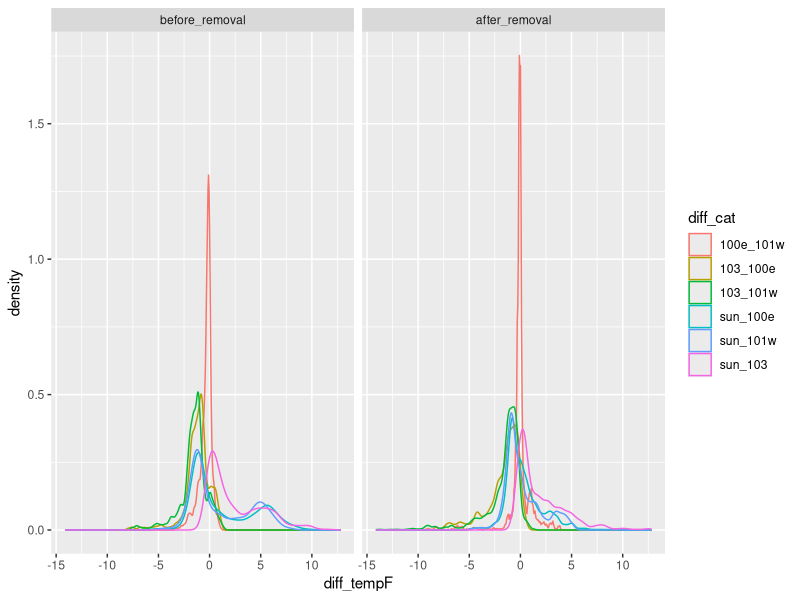
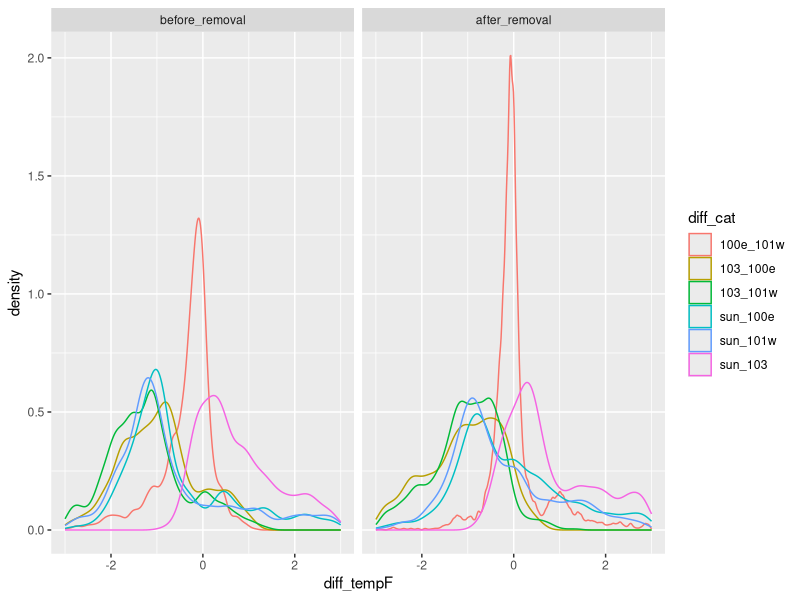
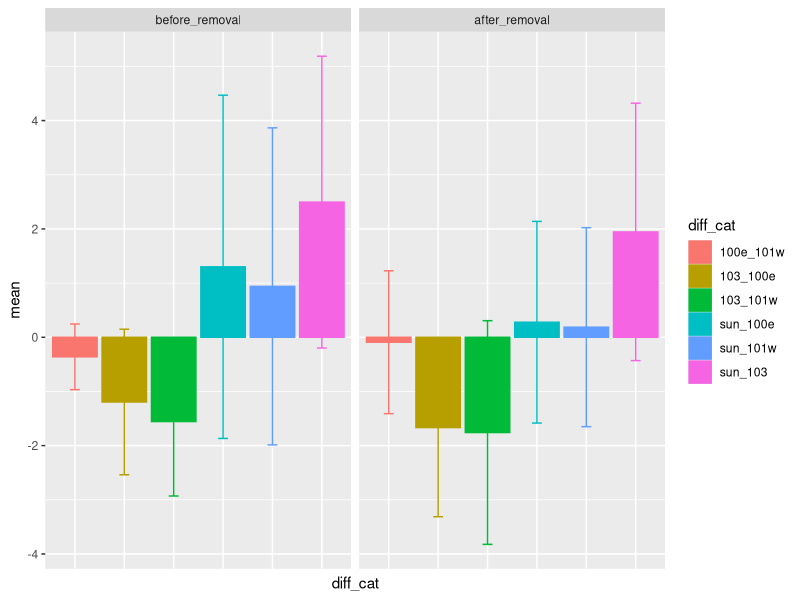
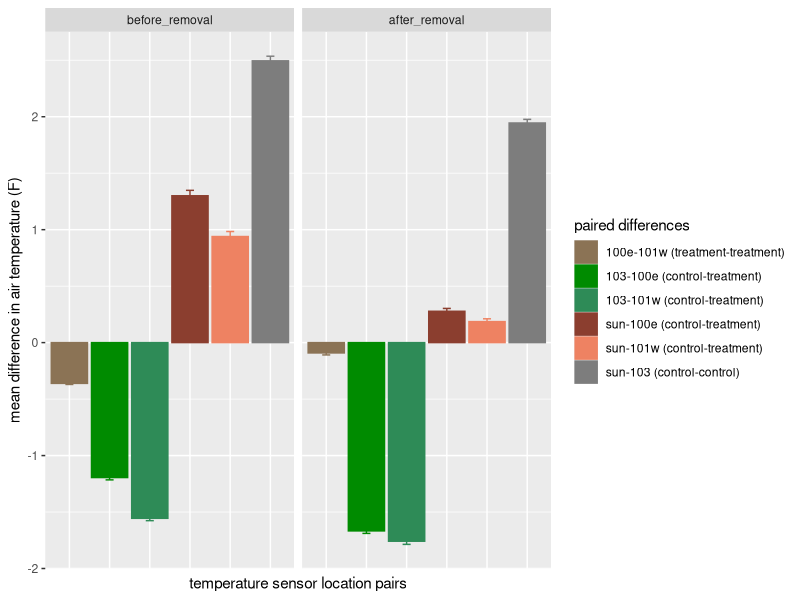
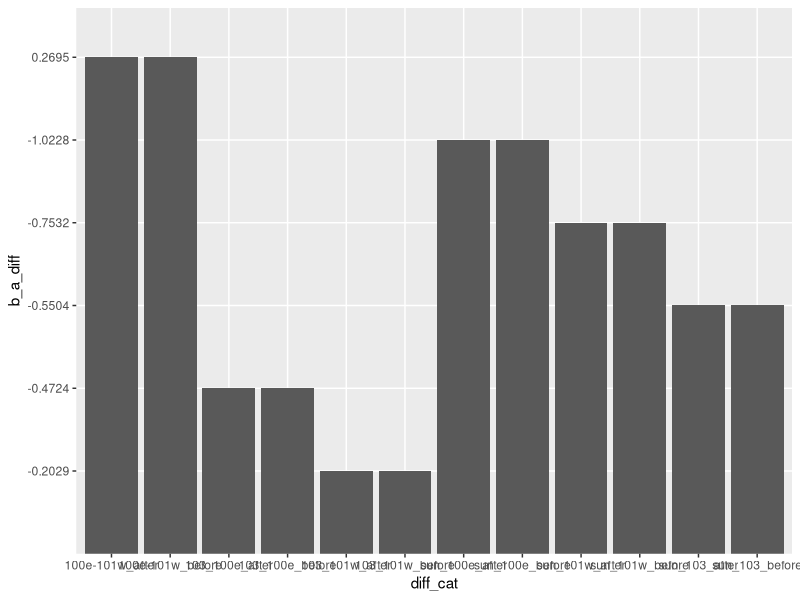
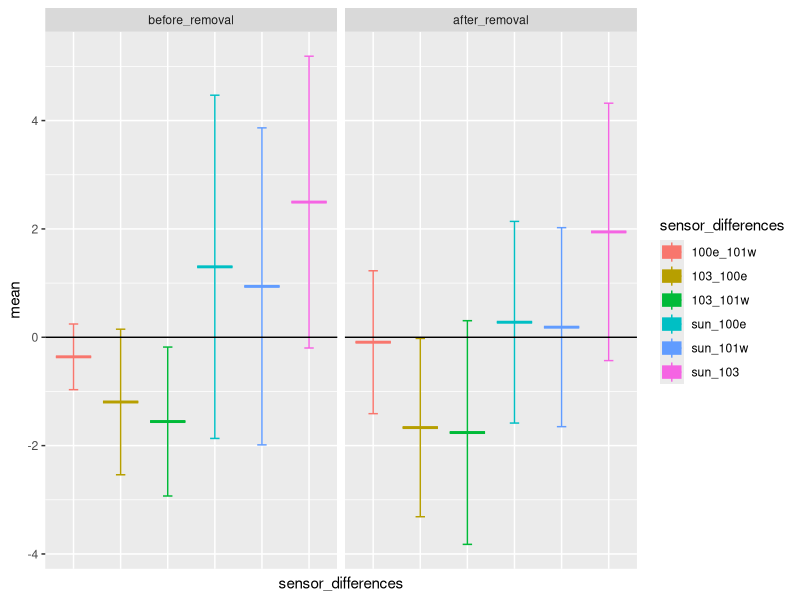
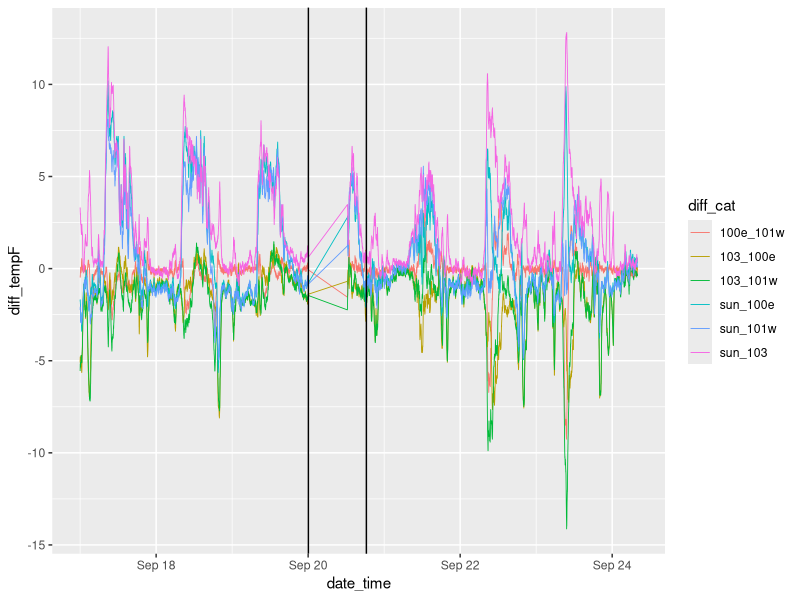
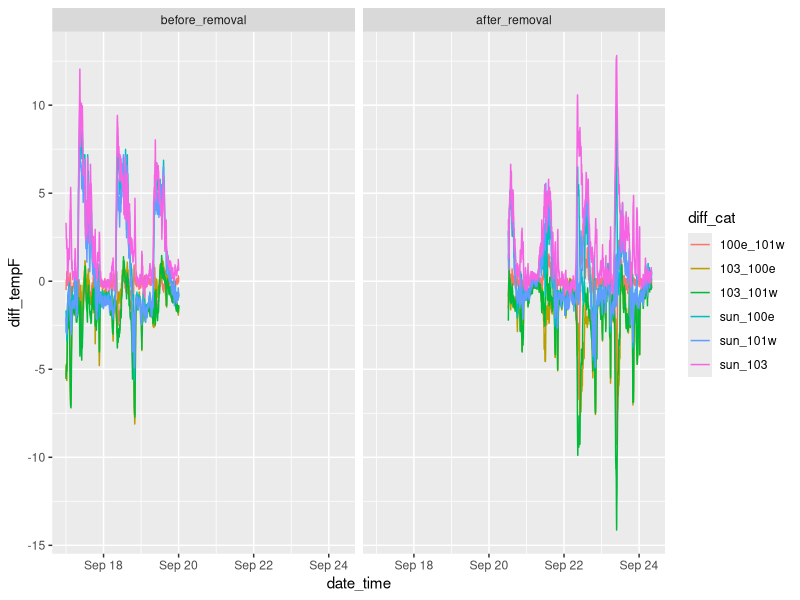

Here is the R script that generated these plots, in order:
## ---- chunk 1
knitr::opts_chunk$set(echo = TRUE)
## ---- chunk 2
library(plyr)
library(dplyr)
library(lubridate)
library(ggplot2)
library(tidyr)
library(reshape2)
options(stringsAsFactors = FALSE)
## ---- chunk 3
ash_data <- read.csv("data/ash-microclimate-data2018-prelim.csv", header = T)
## ---- chunk 4
unique(ash_data$sensor_name)

ash_data2 <- ash_data %>% filter(ash_removal != "during_removal")

unique(ash_data2$ash_removal)
unique(ash_data2$sensor_name)

tt_100e_before <- ash_data2 %>% 
  filter(sensor_name == "treatment_tree_100e", ash_removal == "before_removal")

tt_101w_before <- ash_data2 %>% 
  filter(sensor_name == "treatment_tree_101w", ash_removal == "before_removal")

c_sun_before <- ash_data2 %>% 
  filter(sensor_name == "control_sun", ash_removal == "before_removal")

c_103_before <- ash_data2 %>% 
  filter(sensor_name == "control_tree_103", ash_removal == "before_removal")

ash_data3_before <- tt_100e_before %>% 
  inner_join(tt_101w_before, by = "date_time") %>% 
  inner_join(c_sun_before, by = "date_time") %>% 
  inner_join(c_103_before, by = "date_time") %>% #dplyr::rename()
  dplyr::rename(tempF.100e = tempF.x, tempF.101w = tempF.y, tempF.sun = tempF.x.x, tempF.103 = tempF.y.y) %>% 
  select(date_time, ash_removal.x, tempF.100e, tempF.101w, tempF.sun, tempF.103) %>% 
  mutate(diff_sun_100e = (tempF.sun-tempF.100e), 
         diff_sun_101w = (tempF.sun-tempF.101w), 
         diff_sun_103 = (tempF.sun-tempF.103), 
         diff_103_100e = (tempF.103-tempF.100e), 
         diff_103_101w = (tempF.103-tempF.101w), 
         diff_100e_101w = (tempF.100e-tempF.101w))

head(ash_data3_before)

str(ash_data3_before)




tt_100e_after <- ash_data2 %>% 
  filter(sensor_name == "treatment_tree_100e", ash_removal == "after_removal") %>%
  mutate(date_time2 = as.POSIXct(date_time, format = "%Y-%m-%d %H:%M"))

tt_101w_after <- ash_data2 %>% 
  filter(sensor_name == "treatment_tree_101w", ash_removal == "after_removal") %>%
  mutate(date_time2 = as.POSIXct(date_time, format = "%Y-%m-%d %H:%M"))

c_sun_after <- ash_data2 %>% 
  filter(sensor_name == "control_sun", ash_removal == "after_removal") %>%
  mutate(date_time2 = as.POSIXct(date_time, format = "%Y-%m-%d %H:%M"))

c_103_after <- ash_data2 %>% 
  filter(sensor_name == "control_tree_103", ash_removal == "after_removal") %>%
  mutate(date_time2 = as.POSIXct(date_time, format = "%Y-%m-%d %H:%M"))

ash_data3_after <- tt_100e_after %>% 
  inner_join(tt_101w_after, by = "date_time2") %>% 
  inner_join(c_sun_after, by = "date_time2") %>% 
  inner_join(c_103_after, by = "date_time2") %>% 
  dplyr::rename(tempF.100e = tempF.x, tempF.101w = tempF.y, tempF.sun = tempF.x.x, tempF.103 = tempF.y.y) %>%
  select(date_time2, ash_removal.x, tempF.100e, tempF.101w, tempF.sun, tempF.103) %>% 
  mutate(diff_sun_100e = (tempF.sun-tempF.100e), 
         diff_sun_101w = (tempF.sun-tempF.101w), 
         diff_sun_103 = (tempF.sun-tempF.103), 
         diff_103_100e = (tempF.103-tempF.100e), 
         diff_103_101w = (tempF.103-tempF.101w), 
         diff_100e_101w = (tempF.100e-tempF.101w))

head(ash_data3_after)

str(ash_data3_after)
## ---- chunk 5
maxb_sun_100e <- max(abs(ash_data3_before[1:4325,7]))
p_sun_100e <- which(ash_data3_before$diff_sun_100e == maxb_sun_100e)
dtb_sun_100e <- ash_data3_before[p_sun_100e,1]

#####################

maxb_sun_101w <- max(abs(ash_data3_before[1:4325,8]))
p_sun_101w <- which(ash_data3_before$diff_sun_101w == maxb_sun_101w)
dtb_sun_101w <- ash_data3_before[p_sun_101w,1]

#####################

maxb_sun_103 <- max(abs(ash_data3_before[1:4325,9]))
p_sun_103 <- which(ash_data3_before$diff_sun_103 == maxb_sun_103)
dtb_sun_103 <- ash_data3_before[p_sun_103,1]

#####################

maxb_103_100e <- max(abs(ash_data3_before[1:4325,10]))
p_103_100e <- which(ash_data3_before$diff_103_100e == -maxb_103_100e)
dtb_103_100e <- ash_data3_before[p_103_100e,1]

#####################

maxb_103_101w <- max(abs(ash_data3_before[1:4325,11]))
p_103_101w <- which(ash_data3_before$diff_103_101w == -maxb_103_101w) # negative difference
dtb_103_101w <- ash_data3_before[p_103_101w,1]

#####################

maxb_100e_101w <- max(abs(ash_data3_before[1:4325,12]))
p_100e_101w <- which(ash_data3_before$diff_100e_101w == -maxb_100e_101w)
dtb_100e_101w <- ash_data3_before[p_100e_101w,1]

max_values_b <- cbind(dtb_sun_100e, maxb_sun_100e, dtb_sun_101w, maxb_sun_101w, dtb_sun_103, maxb_sun_103, dtb_103_100e, maxb_103_100e, dtb_103_101w, maxb_103_101w, dtb_100e_101w, maxb_100e_101w)

#######################################################

minb_sun_100e <- min(abs(ash_data3_before[1:4325,7]))
p2_sun_100e <- which(ash_data3_before$diff_sun_100e == minb_sun_100e)
dtb2_sun_100e <- ash_data3_before[p2_sun_100e,1]

#####################

minb_sun_101w <- min(abs(ash_data3_before[1:4325,8]))
p2_sun_101w <- which(ash_data3_before$diff_sun_101w == minb_sun_101w)
dtb2_sun_101w <- ash_data3_before[p2_sun_101w,1]

#####################

minb_sun_103 <- min(abs(ash_data3_before[1:4325,9]))
p2_sun_103 <- which(ash_data3_before$diff_sun_103 == minb_sun_103)
dtb2_sun_103 <- ash_data3_before[p2_sun_103,1]

#####################

minb_103_100e <- min(abs(ash_data3_before[1:4325,10]))
p2_103_100e <- which(ash_data3_before$diff_103_100e == minb_103_100e)
dtb2_103_100e <- ash_data3_before[p2_103_100e,1]

#####################

minb_103_101w <- min(abs(ash_data3_before[1:4325,11]))
p2_103_101w <- which(ash_data3_before$diff_103_101w == minb_103_101w)
dtb2_103_101w <- ash_data3_before[p2_103_101w,1]

#####################

minb_100e_101w <- min(abs(ash_data3_before[1:4325,12]))
p2_100e_101w <- which(ash_data3_before$diff_100e_101w == minb_100e_101w)
dtb2_100e_101w <- ash_data3_before[p2_100e_101w,1]

min_values_b <- cbind(dtb2_sun_100e, minb_sun_100e, dtb2_sun_101w, minb_sun_101w, dtb2_sun_103, minb_sun_103, dtb2_103_100e, minb_103_100e, dtb2_103_101w, minb_103_101w, dtb2_100e_101w, minb_100e_101w)

##############################################################################################################

maxa_sun_100e <- max(abs(ash_data3_after[1:4325,7]))
p3_sun_100e <- which(ash_data3_after$diff_sun_100e == maxa_sun_100e)
dtb3_sun_100e <- ash_data3_after[p3_sun_100e,1]

#####################

maxa_sun_101w <- max(abs(ash_data3_after[1:4325,8]))
p3_sun_101w <- which(ash_data3_after$diff_sun_101w == maxa_sun_101w)
dtb3_sun_101w <- ash_data3_after[p3_sun_101w,1]

#####################

maxa_sun_103 <- max(abs(ash_data3_after[1:4325,9]))
p3_sun_103 <- which(ash_data3_after$diff_sun_103 == maxa_sun_103)
dtb3_sun_103 <- ash_data3_after[p3_sun_103,1]

#####################

maxa_103_100e <- max(abs(ash_data3_after[1:4325,10]))
p3_103_100e <- which(ash_data3_after$diff_103_100e == -maxa_103_100e)
dtb3_103_100e <- ash_data3_after[p3_103_100e,1]

#####################

maxa_103_101w <- max(abs(ash_data3_after[1:4325,11]))
p3_103_101w <- which(ash_data3_after$diff_103_101w == -maxa_103_101w)
dtb3_103_101w <- ash_data3_after[p3_103_101w,1]

#####################

maxa_100e_101w <- max(abs(ash_data3_after[1:4325,12]))
p3_100e_101w <- which(ash_data3_after$diff_100e_101w == -maxa_100e_101w)
dtb3_100e_101w <- ash_data3_after[p3_100e_101w,1]

max_values_a <- cbind(dtb3_sun_100e, maxa_sun_100e, dtb3_sun_101w, maxa_sun_101w, dtb3_sun_103, maxa_sun_103, dtb3_103_100e, maxa_103_100e, dtb3_103_101w, maxa_103_101w, dtb3_100e_101w, maxa_100e_101w)

#######################################################

mina_sun_100e <- min(abs(ash_data3_after[1:4325,7]))
p4_sun_100e <- which(ash_data3_after$diff_sun_100e == mina_sun_100e)
dtb4_sun_100e <- ash_data3_after[p4_sun_100e,1]

#####################

mina_sun_101w <- min(abs(ash_data3_after[1:4325,8]))
p4_sun_101w <- which(ash_data3_after$diff_sun_101w == mina_sun_101w)
dtb4_sun_101w <- ash_data3_after[p4_sun_101w,1]

#####################

mina_sun_103 <- min(abs(ash_data3_after[1:4325,9]))
p4_sun_103 <- which(ash_data3_after$diff_sun_103 == mina_sun_103)
dtb4_sun_103 <- ash_data3_after[p4_sun_103,1]

#####################

mina_103_100e <- min(abs(ash_data3_after[1:4325,10]))
p4_103_100e <- which(ash_data3_after$diff_103_100e == mina_103_100e)
dtb4_103_100e <- ash_data3_after[p4_103_100e,1]

#####################

mina_103_101w <- min(abs(ash_data3_after[1:4325,11]))
p4_103_101w <- which(ash_data3_after$diff_103_101w == mina_103_101w)
dtb4_103_101w <- ash_data3_after[p4_103_101w,1]

#####################

mina_100e_101w <- min(abs(ash_data3_after[1:4325,12]))
p4_100e_101w <- which(ash_data3_after$diff_100e_101w == mina_100e_101w)
dtb4_100e_101w <- ash_data3_after[p4_100e_101w,1]

min_values_a <- cbind(dtb4_sun_100e, mina_sun_100e, dtb4_sun_101w, mina_sun_101w, dtb4_sun_103, mina_sun_103, dtb4_103_100e, mina_103_100e, dtb4_103_101w, mina_103_101w, dtb4_100e_101w, mina_100e_101w)

## ---- chunk 6

ash_data_diffs <- data.frame("date_time" = rep(NA, 58932), "diff_cat" = rep(NA, 58932), "diff_tempF" = rep(NA, 58932), "rem_stat" = rep(NA, 58932))

ash_data_diffs$diff_cat <- c(rep("sun_100e", 4325), rep("sun_101w", 4325), rep("sun_103", 4325), rep("103_100e", 4325), rep("103_101w", 4325), rep("100e_101w", 4325), rep("sun_100e", 5497), rep("sun_101w", 5497), rep("sun_103", 5497), rep("103_100e", 5497), rep("103_101w", 5497), rep("100e_101w", 5497))

ash_data_diffs$diff_cat <- as.factor(ash_data_diffs$diff_cat)

ash_data_diffs$rem_stat <- c(rep("before_removal", 25950), rep("after_removal", 32982))

ash_data_diffs$date_time[1:4325] <- c(ash_data3_before[,1])
ash_data_diffs$date_time[4326:8650] <- c(ash_data3_before[,1])
ash_data_diffs$date_time[8651:12975] <- c(ash_data3_before[,1])
ash_data_diffs$date_time[12976:17300] <- c(ash_data3_before[,1])
ash_data_diffs$date_time[17301:21625] <- c(ash_data3_before[,1])
ash_data_diffs$date_time[21626:25950] <- c(ash_data3_before[,1])

ash_data_diffs <- ash_data_diffs %>% mutate(date_time = ymd_hms(date_time))

ash_data_diffs$date_time[25951:31447] <- c(ash_data3_after[,1])
ash_data_diffs$date_time[31448:36944] <- (ash_data3_after[,1])
ash_data_diffs$date_time[36945:42441] <- (ash_data3_after[,1])
ash_data_diffs$date_time[42442:47938] <- (ash_data3_after[,1])
ash_data_diffs$date_time[47939:53435] <- (ash_data3_after[,1])
ash_data_diffs$date_time[53436:58932] <- (ash_data3_after[,1])


ash_data_diffs$diff_tempF[1:4325] <- c(ash_data3_before[,7])
ash_data_diffs$diff_tempF[4326:8650] <- c(ash_data3_before[,8])
ash_data_diffs$diff_tempF[8651:12975] <- c(ash_data3_before[,9])
ash_data_diffs$diff_tempF[12976:17300] <- c(ash_data3_before[,10])
ash_data_diffs$diff_tempF[17301:21625] <- c(ash_data3_before[,11])
ash_data_diffs$diff_tempF[21626:25950] <- c(ash_data3_before[,12])

ash_data_diffs$diff_tempF[25951:31447] <- c(ash_data3_after[,7])
ash_data_diffs$diff_tempF[31448:36944] <- c(ash_data3_after[,8])
ash_data_diffs$diff_tempF[36945:42441] <- c(ash_data3_after[,9])
ash_data_diffs$diff_tempF[42442:47938] <- c(ash_data3_after[,10])
ash_data_diffs$diff_tempF[47939:53435] <- c(ash_data3_after[,11])
ash_data_diffs$diff_tempF[53436:58932] <- c(ash_data3_after[,12])

ash_data_diffs$rem_stat <- factor(ash_data_diffs$rem_stat, levels = c('before_removal','after_removal'))

ggplot(data = ash_data_diffs) +
  geom_density(mapping = aes(x = diff_tempF, y = stat(density), color = diff_cat), position = "identity", bins = 36, alpha = 0.6) +
  facet_wrap(facets = ~ rem_stat) 

ggplot(data = ash_data_diffs) +
  geom_density(mapping = aes(x = diff_tempF, y = stat(density), color = diff_cat), position = "identity", bins = 36, alpha = 0.6) +
  xlim(-3, 3) +
  facet_wrap(facets = ~ rem_stat) 
## ---- chunk 7
ash_data3_before[4326:5497, ] <- NA

t_sun_100e <- t.test(ash_data3_after$diff_sun_100e, 
                    ash_data3_before$diff_sun_100e, paired = TRUE)

psun100e <- t_sun_100e$p.value

paste("p-val for sun vs 100e is ", psun100e)

#########

t_sun_101w <- t.test(ash_data3_after$diff_sun_101w, 
                    ash_data3_before$diff_sun_101w, paired = TRUE)

psun101w <- t_sun_101w$p.value

paste("p-val for sun vs 101w is ", psun101w)

#########

t_sun_103 <- t.test(ash_data3_after$diff_sun_103, 
                    ash_data3_before$diff_sun_103, paired = TRUE)

psun103 <- t_sun_103$p.value

paste("p-val for sun vs 103 is ", psun103)

#########

t_103_100e <- t.test(ash_data3_after$diff_103_100e, 
                    ash_data3_before$diff_103_100e, paired = TRUE)

p103100e <- t_103_100e$p.value

paste("p-val for 103 vs 100e is ", p103100e)

#########

t_103_101w <- t.test(ash_data3_after$diff_103_101w, 
                    ash_data3_before$diff_103_101w, paired = TRUE)

p103101w <- t_103_101w$p.value

paste("p-val for 103 vs 101w is ", p103101w)

#########

t_100e_101w <- t.test(ash_data3_after$diff_100e_101w, 
                    ash_data3_before$diff_100e_101w, paired = TRUE)

p100e101w <- t_100e_101w$p.value

paste("p-val for 100e vs 101w is ", p100e101w)
## ---- chunk 8

melted <- melt(ash_data_diffs, id.vars = c("diff_cat", "rem_stat", "date_time"))

mean_diffs <- ddply(melted, c("diff_cat", "rem_stat"), summarise, mean = mean(value), sd = sd(value))

mean_diffs$diff_cat <- as.factor(mean_diffs$diff_cat)

ggplot(data = mean_diffs, aes(x = diff_cat, y = mean, color = diff_cat, fill = diff_cat)) +
  geom_bar(stat = 'identity') +
  geom_errorbar(aes(ymin = mean-sd, ymax = mean+sd), width = .2) +
  facet_wrap(facets = ~rem_stat)+
  theme(axis.text.x=element_blank(),
        axis.ticks.x=element_blank())
## ---- chunk 9

melted <- melt(ash_data_diffs, id.vars = c("diff_cat", "rem_stat", "date_time"))

### ??? can I export this table
mean_diffs <- ddply(melted, c("diff_cat", "rem_stat"), summarise, mean = mean(value), sd = sd(value))

#create unique diff_cat names in each row

melted1a <- melted %>% 
  filter(diff_cat == "sun_103" & rem_stat == "before_removal") %>% 
  mutate(diff_cat = "sun_103_before")
melted1b <- melted %>% 
  filter(diff_cat == "sun_103" & rem_stat == "after_removal") %>% 
  mutate(diff_cat = "sun_103_after")
melted2a <- melted %>% 
  filter(diff_cat == "sun_101w" & rem_stat == "before_removal") %>% 
  mutate(diff_cat = "sun_101w_before")
melted2b <- melted %>% 
  filter(diff_cat == "sun_101w" & rem_stat == "after_removal") %>% 
  mutate(diff_cat = "sun_101w_after")
melted3a <- melted %>% 
  filter(diff_cat == "sun_100e" & rem_stat == "before_removal") %>% 
  mutate(diff_cat = "sun_100e_before")
melted3b <- melted %>% 
  filter(diff_cat == "sun_100e" & rem_stat == "after_removal") %>% 
  mutate(diff_cat = "sun_100e_after")
melted4a <- melted %>% 
  filter(diff_cat == "103_101w" & rem_stat == "before_removal") %>% 
  mutate(diff_cat = "103_101w_before")
melted4b <- melted %>% 
  filter(diff_cat == "103_101w" & rem_stat == "after_removal") %>% 
  mutate(diff_cat = "103_101w_after")
melted5a <- melted %>% 
  filter(diff_cat == "103_100e" & rem_stat == "before_removal") %>% 
  mutate(diff_cat = "103_100e_before")
melted5b <- melted %>% 
  filter(diff_cat == "103_100e" & rem_stat == "after_removal") %>% 
  mutate(diff_cat = "103_100e_after")
melted6a <- melted %>% 
  filter(diff_cat == "100e_101w" & rem_stat == "before_removal") %>% 
  mutate(diff_cat = "100e-101w_before")
melted6b <- melted %>% 
  filter(diff_cat == "100e_101w" & rem_stat == "after_removal") %>% 
  mutate(diff_cat = "100e-101w_after")

# bind together back into 1 dataframe
melted_renamed <- rbind(melted1a, melted1b, melted2a, melted2b, melted3a, melted3b, melted4a, melted4b, melted5a, melted5b, melted6a, melted6b)

# calculate summary statistics
melted_summary <- melted_renamed %>% 
  group_by(diff_cat) %>% 
  summarise(mean_temp_diff = mean(value), # calc mean for each diff category
            sd_temp_dif = sd(value), # calc st. deviation
            n_logs = n(), # calc sample size
            SE_temp_diff = sd(value)/sqrt(n())) %>%  # calc st error of each group
  mutate(rem_stat = rep("before_removal"))
# fina a better way to change these factor values, manuel for now
melted_summary$rem_stat[1] = "after_removal"
melted_summary$rem_stat[3] = "after_removal"
melted_summary$rem_stat[5] = "after_removal"
melted_summary$rem_stat[7] = "after_removal"
melted_summary$rem_stat[9] = "after_removal"
melted_summary$rem_stat[11] = "after_removal"


# make a bar graph with st error bars
temp_diff_barplot <- ggplot(melted_summary, aes(diff_cat, mean_temp_diff)) +
  geom_col() +
  geom_errorbar(aes(ymin = mean_temp_diff-SE_temp_diff, ymax = mean_temp_diff + SE_temp_diff), width = 0.2) 


# rename the diff catogries to have just the diff groups, not the removal status
melted_summary2 <- melted_summary %>% 
  mutate( diff_cat = c("100e-101w", "100e-101w", "103_100e", "103_100e", "103_101w", "103_101w", "sun_100e", "sun_100e", "sun_101w", "sun_101w", "sun_103", "sun_103"))
# return to factor
melted_summary2$diff_cat <- as.factor(melted_summary2$diff_cat)

# change the order of the removal status factor
melted_summary2$rem_stat <- factor(melted_summary2$rem_stat, levels = c("before_removal", "after_removal"))


# color code and facet the graph

p1 <- ggplot(data = melted_summary2, aes(x = diff_cat, y = mean_temp_diff, color = diff_cat, fill = diff_cat)) +
  geom_bar(stat = 'identity') +
  geom_errorbar(aes(ymin = mean_temp_diff-SE_temp_diff, ymax = mean_temp_diff+SE_temp_diff), width = .2) +
  facet_wrap(facets = ~rem_stat)+
  theme(axis.text.x=element_blank(),
        axis.ticks.x=element_blank()) +
  ylab("mean difference in air temperature") +  # yaxis labels 
  xlab("temperature sensor location pairs")  # xaxis label




p2 <- ggplot(data = melted_summary2, aes(x = diff_cat, y = mean_temp_diff,
                                        color = factor(diff_cat),
                                        fill = factor(diff_cat))) +
  geom_bar(stat = 'identity') +
  geom_errorbar(aes(ymin = mean_temp_diff-SE_temp_diff, ymax = mean_temp_diff+SE_temp_diff), width = .2) +
  facet_wrap(facets = ~rem_stat)+
  theme(axis.text.x=element_blank(),
        axis.ticks.x=element_blank()) +
  ylab("mean difference in air temperature (F)") +  # yaxis labels 
  xlab("temperature sensor location pairs")  # xaxis label

p2 + 
  scale_color_manual(name = "paired differences",
                     labels = c("100e-101w (treatment-treatment)",
                                "103-100e (control-treatment)",
                                "103-101w (control-treatment)",
                                "sun-100e (control-treatment)",
                                "sun-101w (control-treatment)",
                                "sun-103 (control-control)"),
                     values = c("100e-101w" = "burlywood4",
                                "103_100e" = "green4",
                                "103_101w" = "seagreen4",
                                "sun_100e" = "coral4",
                                "sun_101w" = "salmon2",
                                "sun_103" = "grey49")) +
  scale_fill_manual(name = "paired differences",
                     labels = c("100e-101w (treatment-treatment)",
                                "103-100e (control-treatment)",
                                "103-101w (control-treatment)",
                                "sun-100e (control-treatment)",
                                "sun-101w (control-treatment)",
                                "sun-103 (control-control)"),
                     values = c("100e-101w" = "burlywood4",
                                "103_100e" = "green4",
                                "103_101w" = "seagreen4",
                                "sun_100e" = "coral4",
                                "sun_101w" = "salmon2",
                                "sun_103" = "grey49"))

## ---- chunk 10
library(lme4)
# run a linear model
lm1 <- lm(value ~ diff_cat, data = melted_renamed) 
summary(lm1)

# run an anova
aov1 <- aov(value ~ diff_cat, data = melted_renamed)
summary(aov1)


# Tukey's test to look at pairwise comparisons
tukey.test <- TukeyHSD(aov1)
tukey.test


## ---- chunk 11
# add before after difference
melted_summary3 <- melted_summary %>%
  mutate(b_a_diff = c("0.2695", "0.2695", "-0.4724", "-0.4724", "-0.2029", "-0.2029", "-1.0228", "-1.0228", "-0.7532", "-0.7532", "-0.5504", "-0.5504"))

# make a bar graph with st error bars
ggplot(melted_summary3, aes(diff_cat, b_a_diff)) +
  geom_col() 
  geom_errorbar(aes(ymin = b_a_diff-SE_temp_diff, ymax = mean_temp_diff + SE_temp_diff), width = 0.2) 


## ---- chunk 12

# make a bar graph with st error bars
temp_diff_barplot <- ggplot(melted_summary, aes(diff_cat, mean_temp_diff)) +
  geom_col() +
  geom_errorbar(aes(ymin = mean_temp_diff-SE_temp_diff, ymax = mean_temp_diff + SE_temp_diff), width = 0.2)

## ---- chunk 13

melted <- melt(ash_data_diffs, id.vars = c("diff_cat", "rem_stat", "date_time"))

mean_diffs <- ddply(melted, c("diff_cat", "rem_stat"), summarise, mean = mean(value), se = sd(value))

mean_diffs$diff_cat <- as.factor(mean_diffs$diff_cat)
mean_diffs$sensor_differences <- as.factor(mean_diffs$diff_cat)

ggplot(data = mean_diffs, aes(x = sensor_differences, y = mean, color = sensor_differences, fill = sensor_differences)) +
  geom_boxplot(stat = 'boxplot') +
  geom_errorbar(aes(ymin = mean-se, ymax = mean+se), width = .2) +
  geom_hline(yintercept = 0) +
  facet_wrap(facets = ~rem_stat)+
  theme(axis.text.x=element_blank(),
        axis.ticks.x=element_blank())
## ---- chunk 14

ash_data_diffs %>%
  group_by(rem_stat) %>%
  ggplot() +
  geom_line(mapping = aes(x = date_time, y = diff_tempF, color = diff_cat), size =0.3) +
  geom_vline(xintercept = ymd_hms("2018-09-20 00:04:00")) + 
  geom_vline(xintercept = ymd_hms("2018-09-20 18:22:59")) 
## ---- chunk 15
ash_data_diffs %>% 
  group_by(rem_stat) %>%
  ggplot() +
  geom_line(mapping = aes(x = date_time, y = diff_tempF, color = diff_cat)) +
  facet_wrap(facets = ~ rem_stat) 
